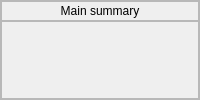
              <widget class="QFrame" name="frame_der_sup">
               <property name="frameShape">
                <enum>QFrame::StyledPanel</enum>
               </property>
               <property name="frameShadow">
                <enum>QFrame::Raised</enum>
               </property>
               <property name="lineWidth">
                <number>0</number>
               </property>
               <layout class="QVBoxLayout" name="verticalLayout_13">
                <property name="spacing">
                 <number>0</number>
                </property>
                <property name="leftMargin">
                 <number>0</number>
                </property>
                <property name="topMargin">
                 <number>0</number>
                </property>
                <property name="rightMargin">
                 <number>0</number>
                </property>
                <property name="bottomMargin">
                 <number>0</number>
                </property>
                <item alignment="Qt::AlignTop">
                 <widget class="QFrame" name="frame_der_sup1">
                  <property name="minimumSize">
                   <size>
                    <width>0</width>
                    <height>20</height>
                   </size>
                  </property>
                  <property name="frameShape">
                   <enum>QFrame::StyledPanel</enum>
                  </property>
                  <property name="frameShadow">
                   <enum>QFrame::Raised</enum>
                  </property>
                  <layout class="QVBoxLayout" name="verticalLayout_14">
                   <property name="spacing">
                    <number>0</number>
                   </property>
                   <property name="leftMargin">
                    <number>0</number>
                   </property>
                   <property name="topMargin">
                    <number>0</number>
                   </property>
                   <property name="rightMargin">
                    <number>0</number>
                   </property>
                   <property name="bottomMargin">
                    <number>0</number>
                   </property>
                   <item>
                    <widget class="QLabel" name="label_grafica">
                     <property name="text">
                      <string>Main summary</string>
                     </property>
                     <property name="alignment">
                      <set>Qt::AlignCenter</set>
                     </property>
                    </widget>
                   </item>
                  </layout>
                 </widget>
                </item>
                <item>
                 <widget class="QFrame" name="frame_der_sup2">
                  <property name="sizePolicy">
                   <sizepolicy hsizetype="Preferred" vsizetype="Expanding">
                    <horstretch>0</horstretch>
                    <verstretch>0</verstretch>
                   </sizepolicy>
                  </property>
                  <property name="frameShape">
                   <enum>QFrame::StyledPanel</enum>
                  </property>
                  <property name="frameShadow">
                   <enum>QFrame::Raised</enum>
                  </property>
                 </widget>
                </item>
               </layout>
              </widget>
